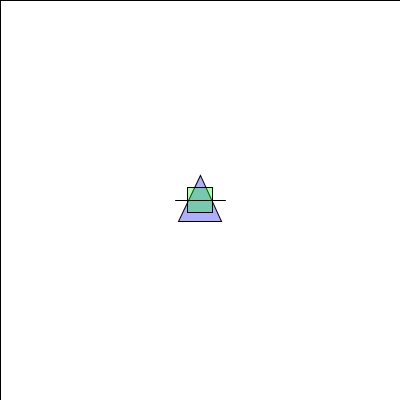
Frame 1 (no input)
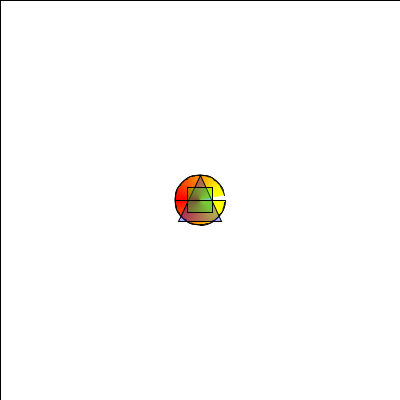
Frame 60 (the mouse pressed at the canvas centre just before this capture)
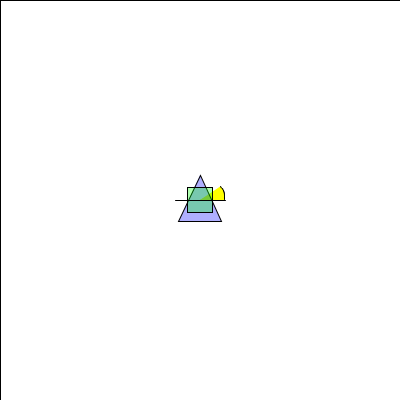
Frame 120 (the mouse held since frame 60 and released just before this capture)

The Processing sketch that drew these frames (run headless with seeded random() and noise(); from frame 60 on, the mouse is pressed at the canvas centre):

// Processing sketch: processing_153718
// ── processing_153718.pde

int winSize=400;
int center=winSize/2;
int targetWidth=200;
int triangleSize=50;
int rectSize=50;

  float targetW=50;
  float targetH=50;
  float rectWidth=targetW/2;
  float rectHeight=targetW/2;
  float circleStart=0;
  float circleEnd=0;
  boolean rebuildCircle=true;
  float circleSpeed=PI/32;


int x=200;
int y=200;

void setup(){
  size(400,400);
}

void draw(){
  strokeWeight(1);
    stroke(0, 0, 0);
    
    fill(255,255,255);
    rect(0,0,width,height);    
    
    fill(255, 0, 0);
    // ellipse(x,y,targetW,targetH);
    for (float i=circleStart; i<circleEnd; i+=circleSpeed) {
      fill(255, (int)(abs((float)(PI-i))*100), 0);
      arc(x, y, targetW, targetH, i, i+PI/8);
    }

    fill(0, 255, 0);

    if (rebuildCircle) {
      circleEnd+=circleSpeed;
    } else {
      circleStart+=circleSpeed;
    }
    if (circleStart>2*PI) {
      circleEnd=0;
      circleStart=0;
      rebuildCircle=true;
    }
    if (circleEnd>2*PI-PI/8) {
      //circleEnd=2*PI-PI/8;
      rebuildCircle=false;
    }
    // fill(255,(int)(abs((float)(PI-handlePos))*100),darken);
    //arc(x,y,targetW,targetH,handlePos,handlePos+PI/8); 

    fill(0, 0, 255, 80);

    triangle(x, y-rectHeight, 
    x+rectWidth*sin(PI/3), y+rectHeight*sin(PI/3), 
    x-rectWidth*sin(PI/3), y+rectHeight*sin(PI/3));
  
    fill(0, 255, 0, 80);    

    rect(x-rectWidth/2, y-rectHeight/2, rectWidth, rectHeight);

    fill(0, 0, 0);

    line(x-rectWidth, y, x+rectWidth, y);
}
